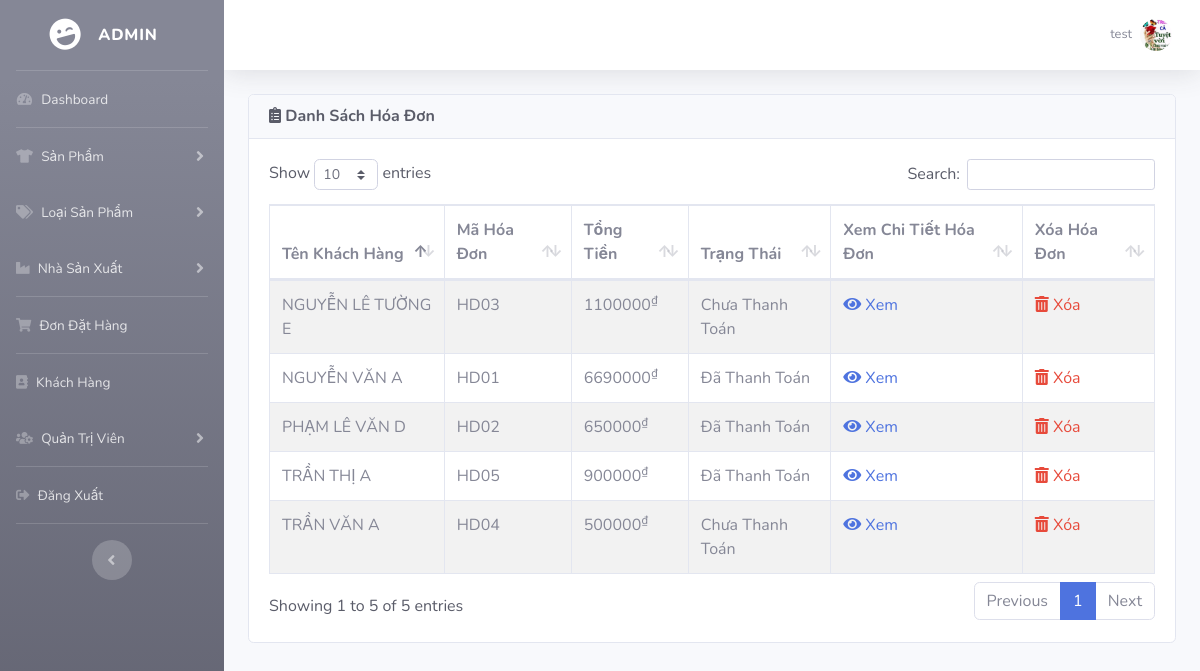
Page /admin/index.php?view_bill (signed in) on the earlier database version.
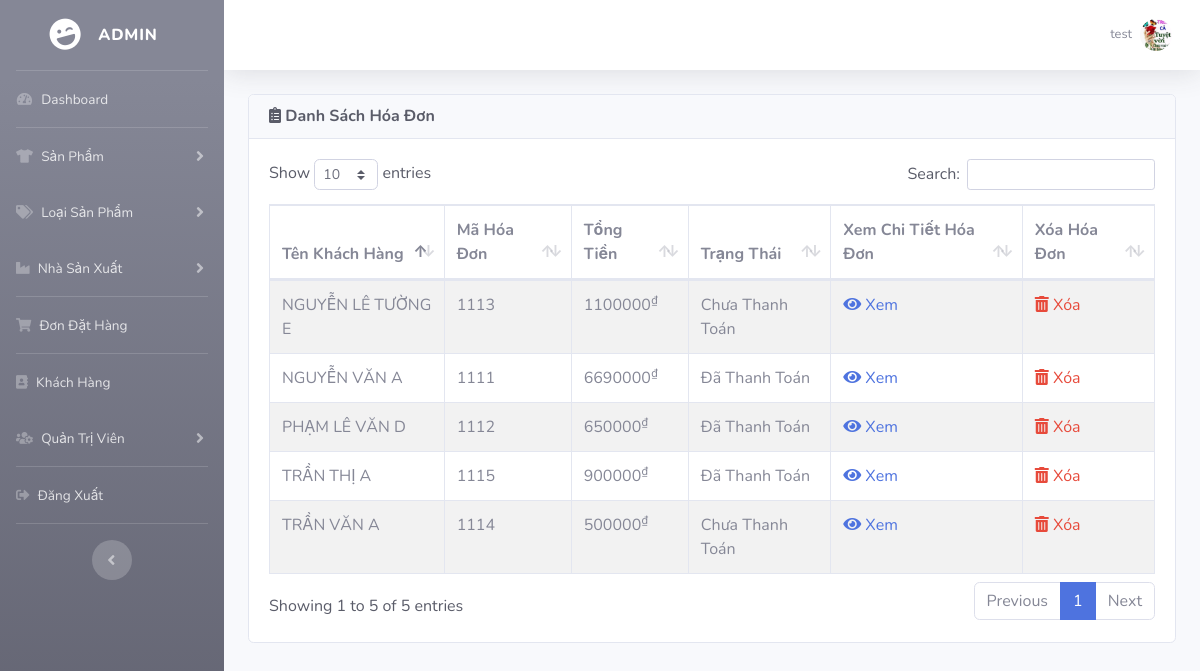
Same page on the later database version.
### tables this page shows
CREATE TABLE `HOADON` (
  `MA_HD` int(10) NOT NULL,
  `MA_KH` int(11) NOT NULL,
  `TONGTIEN` int(11) NOT NULL,
  `TRANGTHAI` text
);

CREATE TABLE `KH` (
  `MA_KH` int(11) NOT NULL,
  `TEN_KH` varchar(50) NOT NULL,
  `EMAIL` varchar(50) NOT NULL,
  `MATKHAU` varchar(255) NOT NULL,
  `DIACHI` varchar(100) DEFAULT NULL,
  `DIENTHOAI` varchar(10) DEFAULT NULL,
  `AVATAR` varchar(500) DEFAULT NULL,
  `TRANGTHAI` varchar(10) DEFAULT NULL
);

### admin/includes/database.php (called while the page is built, shortened)
<?php
    class MyConnect {
        private $conn;
        public function __construct() {
            $this->host = "localhost:8889";
            $this->user = "root";
            $this->passwd = "root";
            $this->database = "cuahang";
            $this->conn = new mysqli($this->host,$this->user,$this->passwd,$this->database);
        }
        public function isConnected() {
            return true;
        }
        public function query($query) {
            if($this->isConnected()) {
                $tableData = mysqli_query($this->conn,$query);
                return $tableData;
            }
        }
    }
?>

### admin/view_bill.php (the view)
<?php
if(!isset($_SESSION['admin_email'])){
    echo "<script>window.open('login.php','_self')</script>";
}
else {
?>
<div class="row">
    <div class="col-lg-12">
        <div class="card text-dark mb-4">
            <div class="card-header">
                <h6 class="m-0 font-weight-bold"><i class="fas fa-clipboard-list"></i> Danh Sách Hóa Đơn</div></h6>
            <div class="card-body">
                <div class="table-responsive">
                    <table id="product_table" class="table table-bordered table-striped" width="100%" cellspacing="0">
                        <thead>
                            <tr>
                                <th>Tên Khách Hàng</th>
                                <th>Mã Hóa Đơn</th>
                                <th>Tổng Tiền</th>
                                <th>Trạng Thái</th>
                                <th>Xem Chi Tiết Hóa Đơn</th>
                                <th>Xóa Hóa Đơn</th>
                            </tr>
                        </thead>
                        <tbody>
                        <?php
                                $getBillQuery = "SELECT TEN_KH, MA_HD, HOADON.TRANGTHAI, TONGTIEN FROM HOADON, KH WHERE (KH.MA_KH = HOADON.MA_KH)";
                                $result = $MyConn->query($getBillQuery);
                                while($row = mysqli_fetch_array($result)) {
                                    $tenkh = $row['TEN_KH'];
                                    $mahd = $row['MA_HD'];
                                    $trangthaihd = $row['TRANGTHAI'];
                                    $tongtien = $row['TONGTIEN'];
                            ?>
                            <tr>
                                <td> <?php echo $tenkh ?> </td>
                                <td> <?php echo $mahd ?> </td>
                                <td> <?php echo $tongtien."<sup>₫</sup>" ?></td>
                                <td> <?php echo $trangthaihd ?></td>
                                <td>
                                    <a href="index.php?view_detail_bill=<?php echo $mahd ?>" style="text-decoration: none">
                                        <i class="fas fa-eye"></i>
                                            Xem
                                        </a>
                                </td>
                                <td>
                                    <a href="index.php?delete_bill=<?php echo $mahd ?>" class="text-danger" style="text-decoration: none">
                                        <i class="fas fa-trash-alt"></i>
                                            Xóa
                                    </a>
                                </td>
                            </tr>
                            <?php } ?>
                        </tbody>
                    </table>
                </div>
            </div>
        </div>
    </div>
</div>
<?php } ?>

Differences in the rows shown:
removed hoadon: kh.TEN_KH "NGUYỄN VĂN A", MA_HD "HD01", TONGTIEN "6690000", TRANGTHAI "Đã Thanh Toán"
removed hoadon: kh.TEN_KH "PHẠM LÊ VĂN D", MA_HD "HD02", TONGTIEN "650000", TRANGTHAI "Đã Thanh Toán"
removed hoadon: kh.TEN_KH "NGUYỄN LÊ TƯỜNG E", MA_HD "HD03", TONGTIEN "1100000", TRANGTHAI "Chưa Thanh Toán"
removed hoadon: kh.TEN_KH "TRẦN VĂN A", MA_HD "HD04", TONGTIEN "500000", TRANGTHAI "Chưa Thanh Toán"
removed hoadon: kh.TEN_KH "TRẦN THỊ A", MA_HD "HD05", TONGTIEN "900000", TRANGTHAI "Đã Thanh Toán"
added hoadon: kh.TEN_KH "NGUYỄN VĂN A", MA_HD "1111", TONGTIEN "6690000", TRANGTHAI "Đã Thanh Toán"
added hoadon: kh.TEN_KH "PHẠM LÊ VĂN D", MA_HD "1112", TONGTIEN "650000", TRANGTHAI "Đã Thanh Toán"
added hoadon: kh.TEN_KH "NGUYỄN LÊ TƯỜNG E", MA_HD "1113", TONGTIEN "1100000", TRANGTHAI "Chưa Thanh Toán"
added hoadon: kh.TEN_KH "TRẦN VĂN A", MA_HD "1114", TONGTIEN "500000", TRANGTHAI "Chưa Thanh Toán"
added hoadon: kh.TEN_KH "TRẦN THỊ A", MA_HD "1115", TONGTIEN "900000", TRANGTHAI "Đã Thanh Toán"
